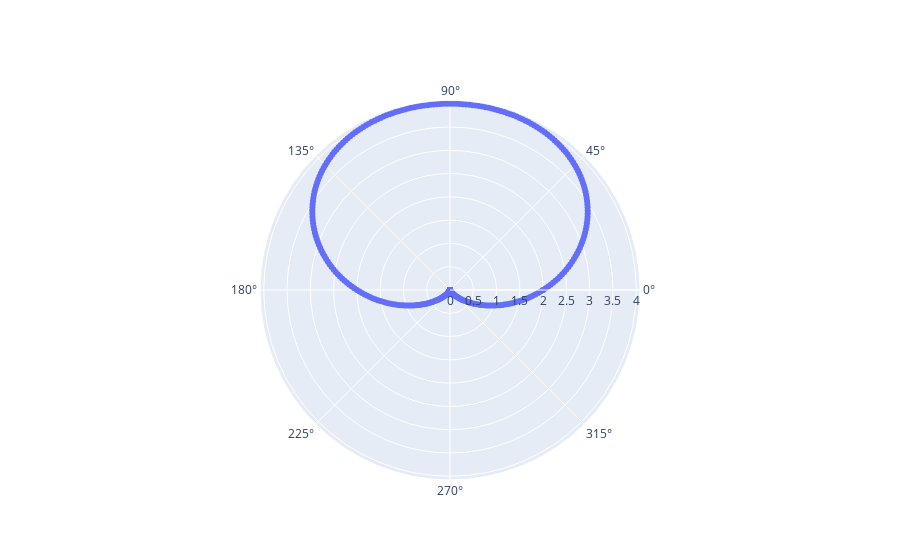

The code cell stored with this chart in its notebook:
### Code cell
import plotly.graph_objects as go
gra = np.linspace(0,360, num =361)
def gR(theta):
    return theta*(np.pi/180)
def In(rad, fas):
    return 4*( (np.cos(np.pi*np.sin(rad)/4 - fas )**2) )
fig = go.Figure(data=
    go.Scatterpolar(
        r = In(gR(gra), gR(45)),
        theta = gra,
        mode = 'markers',
    ))

fig.update_layout(showlegend=False)
fig.show()

### Figure 1 — Plotly figure (JSON) as saved in the notebook; plotly's stock layout.template omitted (floating-point values rounded to 4 significant figures; data arrays with more than 128 entries replaced by an {"elided": "..."} marker saying what was removed)
{"data": [{"mode": "markers", "r": {"elided": "361 float values"}, "theta": {"elided": "361 int values"}, "type": "scatterpolar"}], "layout": {"showlegend": false}}
